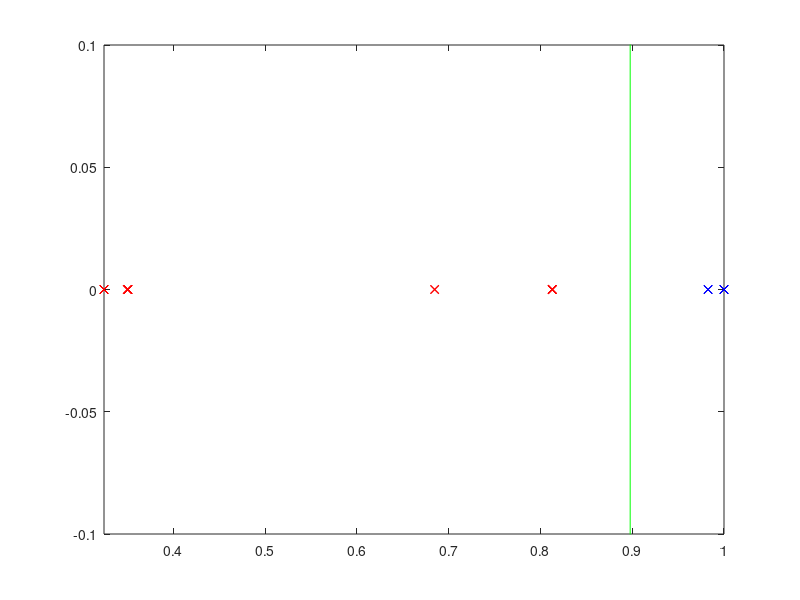

Reproduce this figure in MATLAB.
hold off;
x0p = [0.9826851666094747 0.9826851666094747 0.9826851666094747 1.0 1.0 1.0 1.0 1.0 ];
x0n = [0.8128372959350391 0.8128372959350391 0.8128372959350391 0.6846890431714244 0.6846890431714244 0.34968849825023596 0.34968849825023596 0.35057052661300847 0.35057052661300847 0.3243855277200691 0.35057052661300847 0.35057052661300847 0.3243855277200691 0.3243855277200691 0.3243855277200691 0.8128372959350391 0.8128372959350391 0.3243855277200691 0.8128372959350391 ];
w0 = 11.775246566618733;
hold off;
zrp = zeros(1,length(x0p));
zrn = zeros(1,length(x0n));
plot(x0p,zrp,'xb');
hold on;
plot(x0n,zrn,'xr');
xc=[0.8977610789630676 0.8977610789630676];
yc=[-1 1];
plot(xc,yc,'g');
axis([min([x0p x0n]) max([x0p x0n]) -0.1 0.1]);
